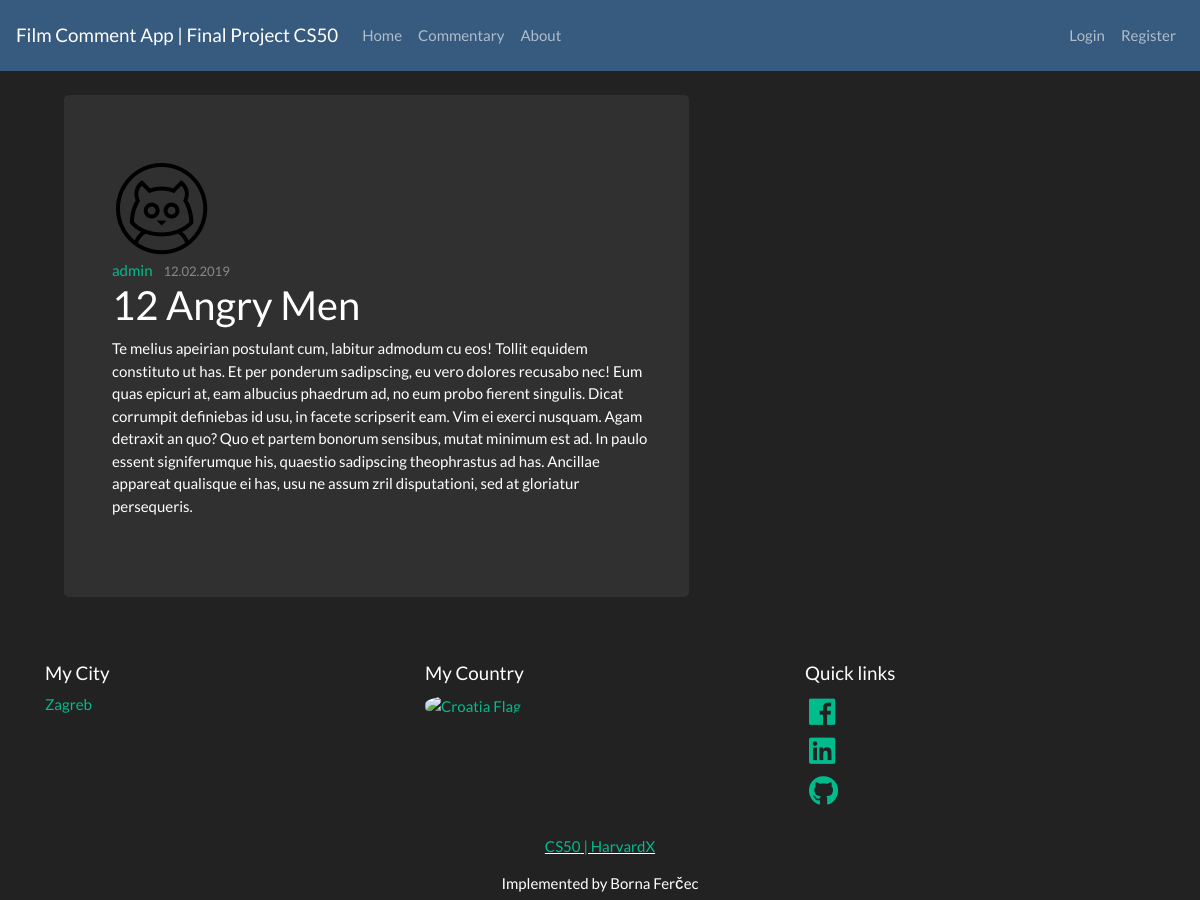
Screenshot of /post/3 with the database file from the repository.
### final_project/models.py (models this page shows, shortened)
class User(db.Model, UserMixin):
    id = db.Column(db.Integer, primary_key=True)
    username = db.Column(db.String(20), unique=True, nullable=False)
    email = db.Column(db.String(120), unique=True, nullable=False)
    image_file = db.Column(db.String(20), nullable=False, default='default.png')
    password = db.Column(db.String(60), nullable=False)
    posts = db.relationship('Post', backref='author', lazy=True)

class Post(db.Model):
    id = db.Column(db.Integer, primary_key=True)
    title = db.Column(db.String(100), nullable=False)
    date_posted = db.Column(db.DateTime, nullable=False, default=datetime.utcnow())
    content = db.Column(db.Text, nullable=False)
    user_id = db.Column(db.Integer, db.ForeignKey('user.id'), nullable=False)

### final_project/routes.py (the view)
@app.route("/post/<int:post_id>")
def post(post_id):
    post = Post.query.get_or_404(post_id)
    return render_template('post.html', title=post.title, post=post)

### final_project/templates/post.html (shortened to what this page needs)
{% extends "index.html" %}
{% block content %}
<div class="content-section col-md-10 pl-5 mt-4">
    <div class="jumbotron content-section col-md-8 pl-5 mt-3 ml-3">
        <img class="rounded-circle article-img" src="{{ url_for('static', filename='profile_pics/' + post.author.image_file) }}">
        <div class="media-body">
            <div class="article-metadata">
            <a class="mr-2" href="{{ url_for('user_posts', username=post.author.username )}}">{{ post.author.username }}</a>
            <small class="text-muted">{{ post.date_posted.strftime('%d.%m.%Y') }}</small>
            </div>
            <h2 class="article-title">{{ post.title }}</a></h2>
            <p class="article-content">{{ post.content }}</p>
        </div>
    </div>
</div>
{% endblock content %}

### rows the page displays
User: image_file (placeholder picture), author.username "admin"
Post: date_posted "12.02.2019", title "12 Angry Men", content "Te melius apeirian postulant cum, labitur admodum cu eos! Tollit equidem constituto ut has. Et per ponderum sadipscing, eu vero dolores recusabo nec! Eum quas epicuri at, eam albucius phaedrum ad, no eum probo fierent singulis. Dicat corrumpit definiebas id usu, in facete scripserit eam. Vim ei exerci nusquam. Agam detraxit an quo? Quo et partem bonorum sensibus, mutat minimum est ad. In paulo essent signiferumque his, quaestio sadipscing theophrastus ad has. Ancillae appareat qualisque ei has, usu ne assum zril disputationi, sed at gloriatur persequeris."
